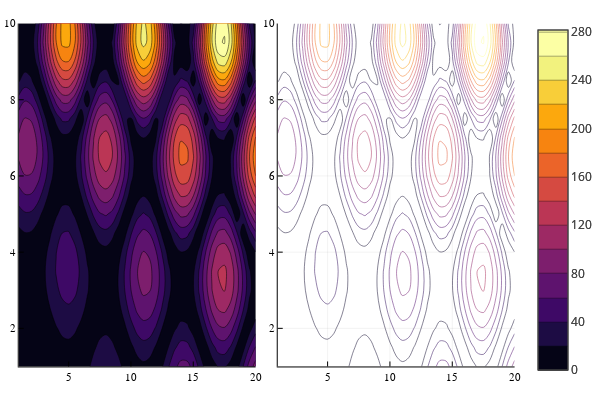

The code cell stored with this chart in its notebook:
### Code cell
# import Pkg; Pkg.add("PlotlyJS")
plotlyjs()
Plots.PlotlyJSBackend()

x = 1:0.5:20
y = 1:0.5:10
f(x, y) = begin
        (3x + y ^ 2) * abs(sin(x) + cos(y))
    end
X = repeat(reshape(x, 1, :), length(y), 1)
Y = repeat(y, 1, length(x))
Z = map(f, X, Y)
p1 = contour(x, y, f, fill = true)
p2 = contour(x, y, Z)
plot(p1, p2)

### Figure 1 — Plotly figure (JSON) as saved in the notebook; plotly's stock layout.template omitted (floating-point values rounded to 4 significant figures; data arrays with more than 128 entries replaced by an {"elided": "..."} marker saying what was removed)
{"data": [{"colorbar": {"title": ""}, "colorscale": {"elided": "256x2 mixed values"}, "contours": {"coloring": "fill", "showlabels": false}, "hoverinfo": "none", "name": "y1", "ncontours": 17, "showlegend": false, "showscale": true, "type": "contour", "x": [1, 1.5, 2, 2.5, 3, 3.5, 4, 4.5, 5, 5.5, 6, 6.5, 7, 7.5, 8, 8.5, 9, 9.5, 10, 10.5, 11, 11.5, 12, 12.5, 13, 13.5, 14, 14.5, 15, 15.5, 16, 16.5, 17, 17.5, 18, 18.5, 19, 19.5, 20], "xaxis": "x1", "y": [1, 1.5, 2, 2.5, 3, 3.5, 4, 4.5, 5, 5.5, 6, 6.5, 7, 7.5, 8, 8.5, 9, 9.5, 10], "yaxis": "y1", "z": {"elided": "19x39 float values"}, "zmax": 281.6, "zmin": 0.02093}, {"colorbar": {"title": ""}, "colorscale": {"elided": "256x2 mixed values"}, "contours": {"coloring": "lines", "showlabels": false}, "hoverinfo": "none", "name": "y1", "ncontours": 17, "showlegend": false, "showscale": true, "type": "contour", "x": [1, 1.5, 2, 2.5, 3, 3.5, 4, 4.5, 5, 5.5, 6, 6.5, 7, 7.5, 8, 8.5, 9, 9.5, 10, 10.5, 11, 11.5, 12, 12.5, 13, 13.5, 14, 14.5, 15, 15.5, 16, 16.5, 17, 17.5, 18, 18.5, 19, 19.5, 20], "xaxis": "x2", "y": [1, 1.5, 2, 2.5, 3, 3.5, 4, 4.5, 5, 5.5, 6, 6.5, 7, 7.5, 8, 8.5, 9, 9.5, 10], "yaxis": "y2", "z": {"elided": "19x39 float values"}, "zmax": 281.6, "zmin": 0.02093}], "layout": {"annotations": [], "height": 400, "legend_position": {"bgcolor": "rgba(255, 255, 255, 1.000)", "bordercolor": "rgba(0, 0, 0, 1.000)", "borderwidth": 1, "font": {"color": "rgba(0, 0, 0, 1.000)", "family": "sans-serif", "size": 11}, "title": {"font": {"color": "rgba(0, 0, 0, 1.000)", "family": "sans-serif", "size": 15}, "text": ""}, "tracegroupgap": 0, "traceorder": "normal", "x": 1, "xanchor": "auto", "y": 1, "yanchor": "auto"}, "margin": {"b": 20, "l": 0, "r": 0, "t": 20}, "paper_bgcolor": "rgba(255, 255, 255, 1.000)", "plot_bgcolor": "rgba(255, 255, 255, 1.000)", "showlegend": true, "width": 600, "xaxis1": {"anchor": "y1", "domain": [0.03619, 0.4934], "gridcolor": "rgba(0, 0, 0, 0.100)", "gridwidth": 0.5, "linecolor": "rgba(0, 0, 0, 1.000)", "mirror": false, "range": [1, 20], "showgrid": true, "showline": true, "showticklabels": true, "tickangle": 0, "tickcolor": "rgb(0, 0, 0)", "tickfont": {"color": "rgba(0, 0, 0, 1.000)", "family": "sans-serif", "size": 11}, "tickmode": "array", "ticks": "inside", "ticktext": ["5", "10", "15", "20"], "tickvals": [5, 10, 15, 20], "title": "", "titlefont": {"color": "rgba(0, 0, 0, 1.000)", "family": "sans-serif", "size": 15}, "type": "-", "visible": true, "zeroline": false, "zerolinecolor": "rgba(0, 0, 0, 1.000)"}, "xaxis2": {"anchor": "y2", "domain": [0.5362, 0.9934], "gridcolor": "rgba(0, 0, 0, 0.100)", "gridwidth": 0.5, "linecolor": "rgba(0, 0, 0, 1.000)", "mirror": false, "range": [1, 20], "showgrid": true, "showline": true, "showticklabels": true, "tickangle": 0, "tickcolor": "rgb(0, 0, 0)", "tickfont": {"color": "rgba(0, 0, 0, 1.000)", "family": "sans-serif", "size": 11}, "tickmode": "array", "ticks": "inside", "ticktext": ["5", "10", "15", "20"], "tickvals": [5, 10, 15, 20], "title": "", "titlefont": {"color": "rgba(0, 0, 0, 1.000)", "family": "sans-serif", "size": 15}, "type": "-", "visible": true, "zeroline": false, "zerolinecolor": "rgba(0, 0, 0, 1.000)"}, "yaxis1": {"anchor": "x1", "domain": [0.03762, 0.9902], "gridcolor": "rgba(0, 0, 0, 0.100)", "gridwidth": 0.5, "linecolor": "rgba(0, 0, 0, 1.000)", "mirror": false, "range": [1, 10], "showgrid": true, "showline": true, "showticklabels": true, "tickangle": 0, "tickcolor": "rgb(0, 0, 0)", "tickfont": {"color": "rgba(0, 0, 0, 1.000)", "family": "sans-serif", "size": 11}, "tickmode": "array", "ticks": "inside", "ticktext": ["2", "4", "6", "8", "10"], "tickvals": [2, 4, 6, 8, 10], "title": "", "titlefont": {"color": "rgba(0, 0, 0, 1.000)", "family": "sans-serif", "size": 15}, "type": "-", "visible": true, "zeroline": false, "zerolinecolor": "rgba(0, 0, 0, 1.000)"}, "yaxis2": {"anchor": "x2", "domain": [0.03762, 0.9902], "gridcolor": "rgba(0, 0, 0, 0.100)", "gridwidth": 0.5, "linecolor": "rgba(0, 0, 0, 1.000)", "mirror": false, "range": [1, 10], "showgrid": true, "showline": true, "showticklabels": true, "tickangle": 0, "tickcolor": "rgb(0, 0, 0)", "tickfont": {"color": "rgba(0, 0, 0, 1.000)", "family": "sans-serif", "size": 11}, "tickmode": "array", "ticks": "inside", "ticktext": ["2", "4", "6", "8", "10"], "tickvals": [2, 4, 6, 8, 10], "title": "", "titlefont": {"color": "rgba(0, 0, 0, 1.000)", "family": "sans-serif", "size": 15}, "type": "-", "visible": true, "zeroline": false, "zerolinecolor": "rgba(0, 0, 0, 1.000)"}}}
